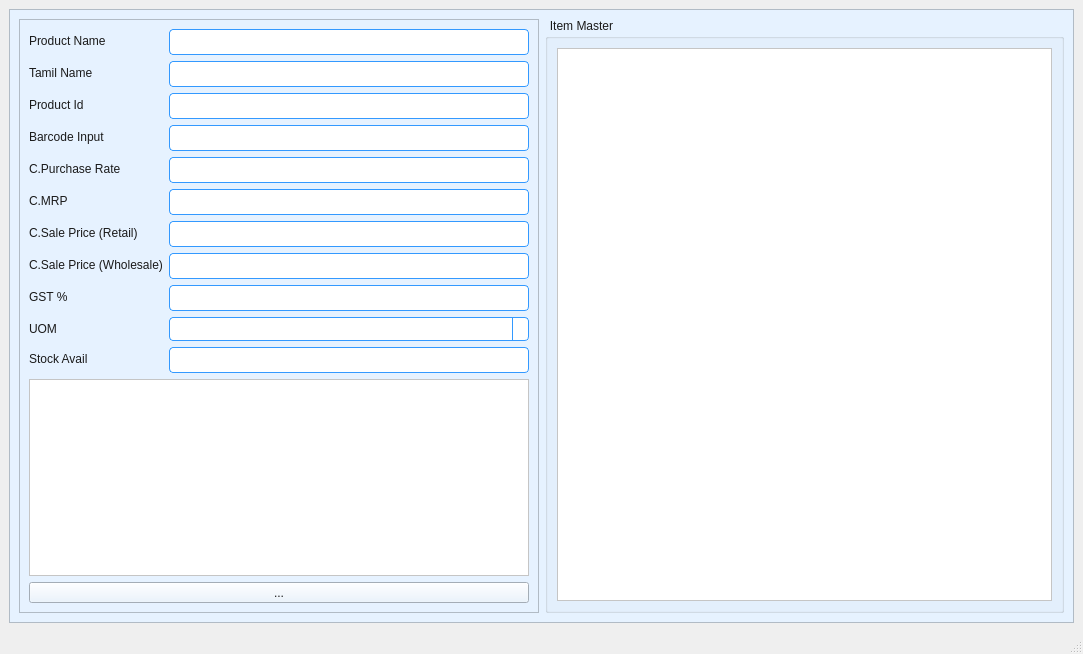
<?xml version="1.0" encoding="UTF-8"?>
<ui version="4.0">
 <class>MainWindow</class>
 <widget class="QMainWindow" name="MainWindow">
  <property name="geometry">
   <rect>
    <x>0</x>
    <y>0</y>
    <width>1083</width>
    <height>654</height>
   </rect>
  </property>
  <property name="windowTitle">
   <string>MainWindow</string>
  </property>
  <widget class="QWidget" name="centralwidget">
   <layout class="QGridLayout" name="gridLayout">
    <item row="0" column="0">
     <widget class="QScrollArea" name="scrollArea">
      <property name="styleSheet">
       <string notr="true">/* Global font and base style for all widgets */
QWidget {
font:  9pt &quot;Bookman Old Style&quot;;

    color: #1a1a1a;
    background-color: #e6f2ff; /* very light blue background */
}

/* QPushButton */
QPushButton {
    background-color: #4da6ff; /* light blue */
    color: black;
    border: 1px solid #3399ff;
    border-radius: 5px;
    padding: 5px 10px;
}

QPushButton:hover {
    background-color: #3399ff;
}

QPushButton:pressed {
    background-color: #007acc;
}

/* QLineEdit */
QLineEdit {
    border: 1px solid #3399ff;
    border-radius: 4px;
    padding: 4px;
    background-color: #ffffff;
    selection-background-color: #99ccff;
}

/* QTextEdit */
QTextEdit {
    border: 1px solid #3399ff;
    border-radius: 4px;
    background-color: #ffffff;
    selection-background-color: #99ccff;
}

/* QLabel */
QLabel {
    color: #1a1a1a;
    font-weight: normal;
}

/* QComboBox */
QComboBox {
    border: 1px solid #3399ff;
    border-radius: 4px;
    padding: 3px;
    background-color: #ffffff;
}

QComboBox::drop-down {
    border-left: 1px solid #3399ff;
}

QComboBox QAbstractItemView {
    background-color: #e6f2ff;
    selection-background-color: #99ccff;
}

/* QTableView / QTreeView */
QTableView, QTreeView {
    gridline-color: #3399ff;
    background-color: #ffffff;
    alternate-background-color: #f2f9ff;
    selection-background-color: #99ccff;
}

/* QHeaderView for tables */
QHeaderView::section {
    background-color: #4da6ff;
    color: white;
    padding: 4px;
    border: 1px solid #3399ff;
}

/* QCheckBox and QRadioButton */
QCheckBox, QRadioButton {
    spacing: 5px;
}

QCheckBox::indicator, QRadioButton::indicator {
    width: 16px;
    height: 16px;
}

/* QSlider */
QSlider::groove:horizontal {
    border: 1px solid #3399ff;
    height: 6px;
    background: #cce6ff;
    border-radius: 3px;
}

QSlider::handle:horizontal {
    background: #4da6ff;
    border: 1px solid #3399ff;
    width: 12px;
    margin: -5px 0;
    border-radius: 6px;
}

/* QProgressBar */
QProgressBar {
    border: 1px solid #3399ff;
    border-radius: 5px;
    text-align: center;
    background-color: #cce6ff;
}

QProgressBar::chunk {
    background-color: #4da6ff;
    width: 10px;
}

QGroupBox::title {
    font-weight: bold;
    color: #1a1a1a; /* optional: set title color */
    subcontrol-origin: margin;
    subcontrol-position: top left;
    padding: 0 3px;
}


/* Hover effect for enabled button */
QPushButton:hover:!disabled {
    background-color: #3399ff;
}

/* Pressed effect for enabled button */
QPushButton:pressed:!disabled {
    background-color: #007acc;
}

/* Disabled button */
QPushButton:disabled {
    background-color: #d9d9d9; /* light grey */
    color: #a6a6a6;           /* grey text */
    border: 1px solid #bfbfbf;
}


/* Drop-down button area */
QComboBox::drop-down {
    subcontrol-origin: padding;
    subcontrol-position: top right;
    width: 20px;
    border-left: 1px solid #3399ff;
    background-color: #4da6ff; /* light blue button */
    border-top-right-radius: 4px;
    border-bottom-right-radius: 4px;
    image:url(/Source_icon/chevrons-down.svg) /* custom arrow icon */
}
QComboBox::down-arrow {
    image: url(:/Source_icon/chevrons-down.svg);
    width: 12px;
    height: 12px;
}</string>
      </property>
      <property name="widgetResizable">
       <bool>true</bool>
      </property>
      <widget class="QWidget" name="scrollAreaWidgetContents">
       <property name="geometry">
        <rect>
         <x>0</x>
         <y>0</y>
         <width>1038</width>
         <height>584</height>
        </rect>
       </property>
       <layout class="QHBoxLayout" name="horizontalLayout" stretch="1,1">
        <item>
         <widget class="QFrame" name="frame">
          <property name="frameShape">
           <enum>QFrame::StyledPanel</enum>
          </property>
          <property name="frameShadow">
           <enum>QFrame::Raised</enum>
          </property>
          <layout class="QFormLayout" name="formLayout">
           <item row="0" column="0">
            <widget class="QLabel" name="label">
             <property name="text">
              <string>Product Name</string>
             </property>
            </widget>
           </item>
           <item row="0" column="1">
            <widget class="QLineEdit" name="IQLE_ProductName"/>
           </item>
           <item row="1" column="0">
            <widget class="QLabel" name="label_2">
             <property name="text">
              <string>Tamil Name</string>
             </property>
            </widget>
           </item>
           <item row="1" column="1">
            <widget class="QLineEdit" name="IQLE_TamilName"/>
           </item>
           <item row="2" column="0">
            <widget class="QLabel" name="label_3">
             <property name="text">
              <string>Product Id</string>
             </property>
            </widget>
           </item>
           <item row="2" column="1">
            <widget class="QLineEdit" name="IQLE_ProductID"/>
           </item>
           <item row="3" column="0">
            <widget class="QLabel" name="label_4">
             <property name="text">
              <string>Barcode Input</string>
             </property>
            </widget>
           </item>
           <item row="3" column="1">
            <widget class="QLineEdit" name="IQLE_BarcodeInput"/>
           </item>
           <item row="4" column="0">
            <widget class="QLabel" name="label_5">
             <property name="text">
              <string>C.Purchase Rate</string>
             </property>
            </widget>
           </item>
           <item row="4" column="1">
            <widget class="QLineEdit" name="IQLE_PurchaseRate"/>
           </item>
           <item row="5" column="0">
            <widget class="QLabel" name="label_6">
             <property name="text">
              <string>C.MRP</string>
             </property>
            </widget>
           </item>
           <item row="5" column="1">
            <widget class="QLineEdit" name="IQLE_MRP"/>
           </item>
           <item row="6" column="0">
            <widget class="QLabel" name="label_7">
             <property name="text">
              <string>C.Sale Price (Retail)</string>
             </property>
            </widget>
           </item>
           <item row="6" column="1">
            <widget class="QLineEdit" name="IQLE_SalesPrice_R"/>
           </item>
           <item row="7" column="0">
            <widget class="QLabel" name="label_8">
             <property name="text">
              <string>C.Sale Price (Wholesale)</string>
             </property>
            </widget>
           </item>
           <item row="7" column="1">
            <widget class="QLineEdit" name="IQLE_SalesPrice_W"/>
           </item>
           <item row="8" column="0">
            <widget class="QLabel" name="label_9">
             <property name="text">
              <string>GST %</string>
             </property>
            </widget>
           </item>
           <item row="8" column="1">
            <widget class="QLineEdit" name="IQLE_GST"/>
           </item>
           <item row="9" column="0">
            <widget class="QLabel" name="label_10">
             <property name="text">
              <string>UOM</string>
             </property>
            </widget>
           </item>
           <item row="9" column="1">
            <widget class="QComboBox" name="IQCB_UOM"/>
           </item>
           <item row="10" column="0">
            <widget class="QLabel" name="label_11">
             <property name="text">
              <string>Stock Avail</string>
             </property>
            </widget>
           </item>
           <item row="10" column="1">
            <widget class="QLineEdit" name="IQLE_Stock"/>
           </item>
           <item row="11" column="0" colspan="2">
            <widget class="QTableWidget" name="IQTB_StockEntry">
             <property name="sizePolicy">
              <sizepolicy hsizetype="Expanding" vsizetype="Expanding">
               <horstretch>0</horstretch>
               <verstretch>1</verstretch>
              </sizepolicy>
             </property>
            </widget>
           </item>
           <item row="12" column="0" colspan="2">
            <widget class="QToolButton" name="toolButton">
             <property name="sizePolicy">
              <sizepolicy hsizetype="Preferred" vsizetype="Fixed">
               <horstretch>0</horstretch>
               <verstretch>0</verstretch>
              </sizepolicy>
             </property>
             <property name="text">
              <string>...</string>
             </property>
            </widget>
           </item>
          </layout>
         </widget>
        </item>
        <item>
         <widget class="QGroupBox" name="groupBox_2">
          <property name="title">
           <string>Item Master</string>
          </property>
          <layout class="QGridLayout" name="gridLayout_2">
           <item row="0" column="0">
            <widget class="QTableView" name="OQTB_Product"/>
           </item>
          </layout>
         </widget>
        </item>
       </layout>
      </widget>
     </widget>
    </item>
   </layout>
  </widget>
  <widget class="QMenuBar" name="menubar">
   <property name="geometry">
    <rect>
     <x>0</x>
     <y>0</y>
     <width>1083</width>
     <height>26</height>
    </rect>
   </property>
  </widget>
  <widget class="QStatusBar" name="statusbar"/>
 </widget>
 <resources/>
 <connections/>
</ui>
